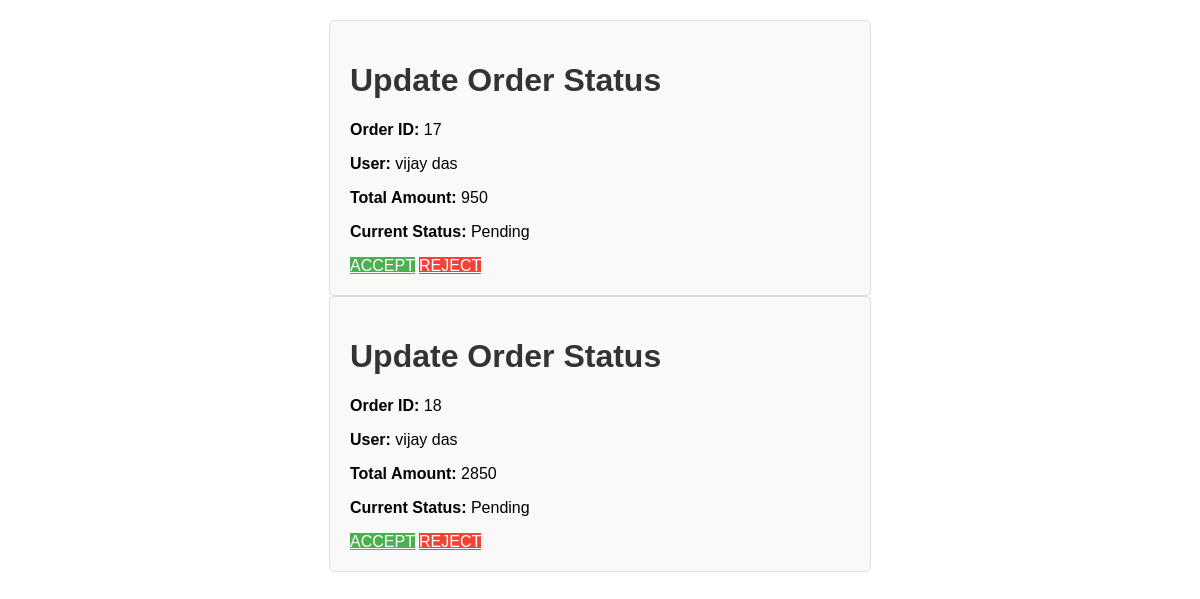
Before: /giftadmin/updateorderstatus with the older database file.
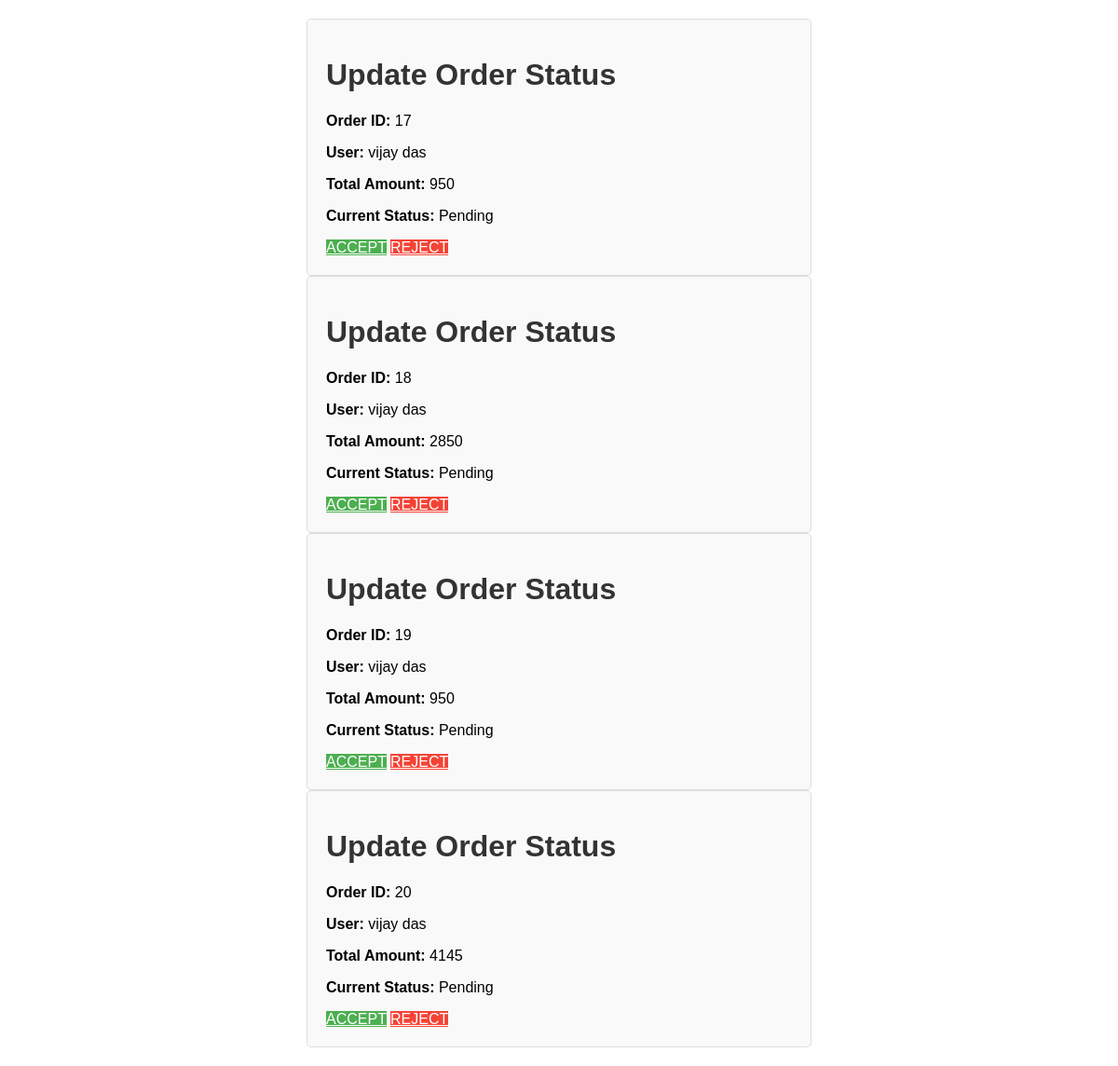
After: the same page with the newer database file.
### Shop/models.py (models this page shows)
class Order_Table(models.Model):
    PRODUCTID=models.ForeignKey(Product_Table,on_delete=models.CASCADE,blank=True,null=True)
    USERLID=models.ForeignKey(User_Table,on_delete=models.CASCADE,blank=True,null=True)
    Date=models.DateField(max_length=20,null=True,blank=True)
    Total_Amount=models.IntegerField(null=True,blank=True)
    Order_Status=models.CharField(max_length=50,blank=True,null=True)
    Payment_Status=models.CharField(max_length=50,blank=True,null=True)
    DELIVERYID=models.ForeignKey(Delivery_Table,on_delete=models.CASCADE,blank=True,null=True)
    is_active = models.BooleanField(default=True)
    created_at = models.DateTimeField(auto_now_add=True, null=True, blank=True)
    updated_at = models.DateTimeField(auto_now_add=True, null=True, blank=True)

### User_Profile/models.py (models this page shows)
class User_Table(models.Model):
    First_Name=models.CharField(max_length=50,blank=True,null=True)
    Last_Name=models.CharField(max_length=50,blank=True,null=True)
    Address=models.CharField(max_length=50,blank=True,null=True)
    City=models.CharField(max_length=50,blank=True,null=True)
    District=models.CharField(max_length=50,blank=True,null=True)
    Pincode=models.IntegerField(blank=True,null=True)
    Phone_Number=models.BigIntegerField(blank=True,null=True)
    Email=models.CharField(max_length=50,blank=True,null=True)
    LOGINID=models.ForeignKey(LoginTable,on_delete=models.CASCADE,null=True,blank=True)
    profileimage=models.FileField(upload_to='profileimages',null=True,blank=True)
    is_active = models.BooleanField(default=True)
    created_at = models.DateTimeField(auto_now_add=True, null=True, blank=True)
    updated_at = models.DateTimeField(auto_now_add=True, null=True, blank=True)

### Admin/views.py (the view)
# urls.py: path('updateorderstatus',UpdateOrderStatus.as_view(),name="UpdateOrderStatus"),
class UpdateOrderStatus(View):
    def get(self,request):
        obj=Order_Table.objects.filter(Order_Status="Pending")
        print(obj)
        return render(request,"orderupdatestatus.html",{'val':obj})

### templates/orderupdatestatus.html (shortened to what this page needs)
<!DOCTYPE html>
<html lang="en">
<head>
</head>
<body>
    {%for i in val%}
    <div class="container">
        <h1>Update Order Status</h1>
        <p><strong>Order ID:</strong> {{ i.id }}</p>
        <p><strong>User:</strong> {{ i.USERLID.First_Name }}</p>
        <p><strong>Total Amount:</strong> {{ i.Total_Amount }}</p>
        <p><strong>Current Status:</strong> {{ i.Order_Status }}</p>
        <td>
            <a href="AcceptOrder/{{i.id}}" class="button accept">ACCEPT</a>
            <a href="OrderReject/{{i.id}}" class="button reject">REJECT</a>
        </td>
    </div>
    {%endfor%}
</body>
</html>

Changed rows visible on the page:
added Order_Table: id "19", USERLID.First_Name "vijay das", Total_Amount "950", Order_Status "Pending"
added Order_Table: id "20", USERLID.First_Name "vijay das", Total_Amount "4145", Order_Status "Pending"
